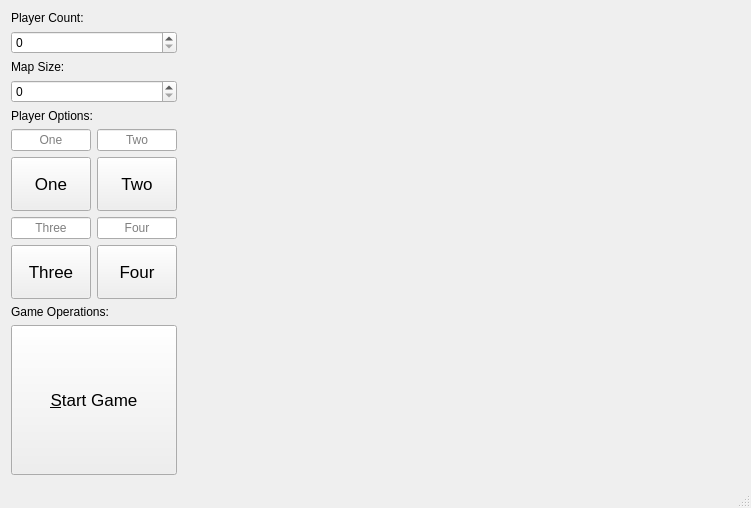
<?xml version="1.0" encoding="UTF-8"?>
<ui version="4.0">
 <class>MainWindow</class>
 <widget class="QMainWindow" name="MainWindow">
  <property name="geometry">
   <rect>
    <x>0</x>
    <y>0</y>
    <width>751</width>
    <height>508</height>
   </rect>
  </property>
  <property name="windowTitle">
   <string>MainWindow</string>
  </property>
  <widget class="QWidget" name="centralWidget">
   <layout class="QGridLayout" name="gridLayout">
    <item row="0" column="0">
     <layout class="QHBoxLayout" name="mainLayout" stretch="0,1">
      <item>
       <layout class="QVBoxLayout" name="settings" stretch="0,0,0,0,0,0,0">
        <item>
         <widget class="QLabel" name="playerCountLabel">
          <property name="sizePolicy">
           <sizepolicy hsizetype="Preferred" vsizetype="Maximum">
            <horstretch>0</horstretch>
            <verstretch>0</verstretch>
           </sizepolicy>
          </property>
          <property name="text">
           <string>Player Count:</string>
          </property>
         </widget>
        </item>
        <item>
         <widget class="QSpinBox" name="playerCountSpinner">
          <property name="sizePolicy">
           <sizepolicy hsizetype="Minimum" vsizetype="Maximum">
            <horstretch>0</horstretch>
            <verstretch>0</verstretch>
           </sizepolicy>
          </property>
         </widget>
        </item>
        <item>
         <widget class="QLabel" name="mapSizeLabel">
          <property name="sizePolicy">
           <sizepolicy hsizetype="Preferred" vsizetype="Maximum">
            <horstretch>0</horstretch>
            <verstretch>0</verstretch>
           </sizepolicy>
          </property>
          <property name="text">
           <string>Map Size:</string>
          </property>
         </widget>
        </item>
        <item>
         <widget class="QSpinBox" name="mapSizeSpinner"/>
        </item>
        <item>
         <widget class="QLabel" name="playerButtonsLabel">
          <property name="sizePolicy">
           <sizepolicy hsizetype="Preferred" vsizetype="Maximum">
            <horstretch>0</horstretch>
            <verstretch>0</verstretch>
           </sizepolicy>
          </property>
          <property name="text">
           <string>Player Options:</string>
          </property>
         </widget>
        </item>
        <item>
         <layout class="QGridLayout" name="playerButtons">
          <item row="3" column="1">
           <widget class="QPushButton" name="colorButton_4">
            <property name="sizePolicy">
             <sizepolicy hsizetype="Minimum" vsizetype="Minimum">
              <horstretch>0</horstretch>
              <verstretch>0</verstretch>
             </sizepolicy>
            </property>
            <property name="font">
             <font>
              <pointsize>13</pointsize>
             </font>
            </property>
            <property name="text">
             <string>Four</string>
            </property>
           </widget>
          </item>
          <item row="1" column="0">
           <widget class="QPushButton" name="colorButton_1">
            <property name="sizePolicy">
             <sizepolicy hsizetype="Minimum" vsizetype="Minimum">
              <horstretch>0</horstretch>
              <verstretch>0</verstretch>
             </sizepolicy>
            </property>
            <property name="font">
             <font>
              <pointsize>13</pointsize>
             </font>
            </property>
            <property name="text">
             <string>One</string>
            </property>
           </widget>
          </item>
          <item row="1" column="1">
           <widget class="QPushButton" name="colorButton_2">
            <property name="sizePolicy">
             <sizepolicy hsizetype="Minimum" vsizetype="Minimum">
              <horstretch>0</horstretch>
              <verstretch>0</verstretch>
             </sizepolicy>
            </property>
            <property name="font">
             <font>
              <pointsize>13</pointsize>
             </font>
            </property>
            <property name="text">
             <string>Two</string>
            </property>
           </widget>
          </item>
          <item row="3" column="0">
           <widget class="QPushButton" name="colorButton_3">
            <property name="sizePolicy">
             <sizepolicy hsizetype="Minimum" vsizetype="Minimum">
              <horstretch>0</horstretch>
              <verstretch>0</verstretch>
             </sizepolicy>
            </property>
            <property name="font">
             <font>
              <pointsize>13</pointsize>
             </font>
            </property>
            <property name="text">
             <string>Three</string>
            </property>
           </widget>
          </item>
          <item row="0" column="0">
           <widget class="QLineEdit" name="nameEdit_1">
            <property name="sizePolicy">
             <sizepolicy hsizetype="Ignored" vsizetype="Fixed">
              <horstretch>0</horstretch>
              <verstretch>0</verstretch>
             </sizepolicy>
            </property>
            <property name="alignment">
             <set>Qt::AlignCenter</set>
            </property>
            <property name="placeholderText">
             <string>One</string>
            </property>
           </widget>
          </item>
          <item row="0" column="1">
           <widget class="QLineEdit" name="nameEdit_2">
            <property name="sizePolicy">
             <sizepolicy hsizetype="Ignored" vsizetype="Fixed">
              <horstretch>0</horstretch>
              <verstretch>0</verstretch>
             </sizepolicy>
            </property>
            <property name="alignment">
             <set>Qt::AlignCenter</set>
            </property>
            <property name="placeholderText">
             <string>Two</string>
            </property>
           </widget>
          </item>
          <item row="2" column="0">
           <widget class="QLineEdit" name="nameEdit_3">
            <property name="sizePolicy">
             <sizepolicy hsizetype="Ignored" vsizetype="Fixed">
              <horstretch>0</horstretch>
              <verstretch>0</verstretch>
             </sizepolicy>
            </property>
            <property name="alignment">
             <set>Qt::AlignCenter</set>
            </property>
            <property name="placeholderText">
             <string>Three</string>
            </property>
           </widget>
          </item>
          <item row="2" column="1">
           <widget class="QLineEdit" name="nameEdit_4">
            <property name="sizePolicy">
             <sizepolicy hsizetype="Ignored" vsizetype="Fixed">
              <horstretch>0</horstretch>
              <verstretch>0</verstretch>
             </sizepolicy>
            </property>
            <property name="alignment">
             <set>Qt::AlignCenter</set>
            </property>
            <property name="placeholderText">
             <string>Four</string>
            </property>
           </widget>
          </item>
         </layout>
        </item>
        <item>
         <layout class="QVBoxLayout" name="gameOperations">
          <item>
           <widget class="QLabel" name="gameOperationsLabell">
            <property name="sizePolicy">
             <sizepolicy hsizetype="Preferred" vsizetype="Maximum">
              <horstretch>0</horstretch>
              <verstretch>0</verstretch>
             </sizepolicy>
            </property>
            <property name="text">
             <string>Game Operations:</string>
            </property>
           </widget>
          </item>
          <item>
           <widget class="QPushButton" name="startGameButton">
            <property name="sizePolicy">
             <sizepolicy hsizetype="Minimum" vsizetype="Minimum">
              <horstretch>0</horstretch>
              <verstretch>0</verstretch>
             </sizepolicy>
            </property>
            <property name="font">
             <font>
              <pointsize>13</pointsize>
             </font>
            </property>
            <property name="text">
             <string>&amp;Start Game</string>
            </property>
           </widget>
          </item>
         </layout>
        </item>
       </layout>
      </item>
      <item>
       <widget class="TronWidget" name="tronWidget" native="true">
        <property name="sizePolicy">
         <sizepolicy hsizetype="Preferred" vsizetype="Preferred">
          <horstretch>0</horstretch>
          <verstretch>0</verstretch>
         </sizepolicy>
        </property>
       </widget>
      </item>
     </layout>
    </item>
   </layout>
  </widget>
  <widget class="QMenuBar" name="menuBar">
   <property name="geometry">
    <rect>
     <x>0</x>
     <y>0</y>
     <width>751</width>
     <height>22</height>
    </rect>
   </property>
  </widget>
  <widget class="QStatusBar" name="statusBar"/>
 </widget>
 <layoutdefault spacing="6" margin="11"/>
 <customwidgets>
  <customwidget>
   <class>TronWidget</class>
   <extends>QWidget</extends>
   <header>tronwidget.h</header>
   <container>1</container>
  </customwidget>
 </customwidgets>
 <tabstops>
  <tabstop>playerCountSpinner</tabstop>
  <tabstop>mapSizeSpinner</tabstop>
  <tabstop>nameEdit_1</tabstop>
  <tabstop>colorButton_1</tabstop>
  <tabstop>nameEdit_2</tabstop>
  <tabstop>colorButton_2</tabstop>
  <tabstop>nameEdit_3</tabstop>
  <tabstop>colorButton_3</tabstop>
  <tabstop>nameEdit_4</tabstop>
  <tabstop>colorButton_4</tabstop>
  <tabstop>startGameButton</tabstop>
 </tabstops>
 <resources/>
 <connections/>
</ui>
